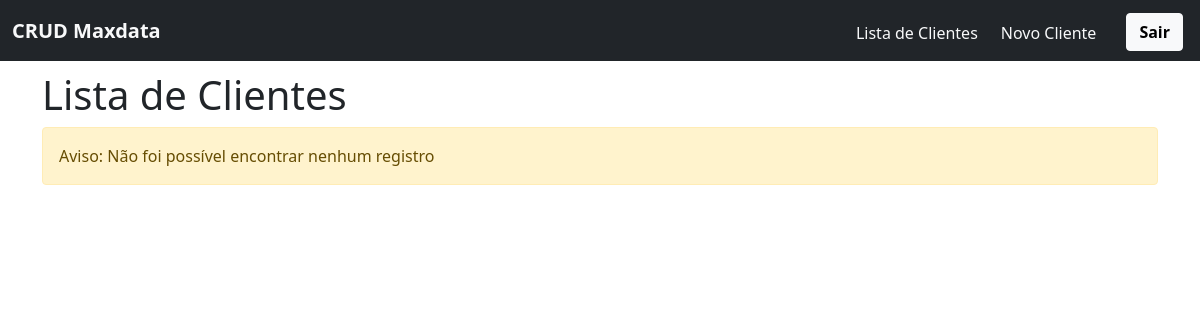
/screens/index.php (signed in), run on an earlier commit of the app's database.
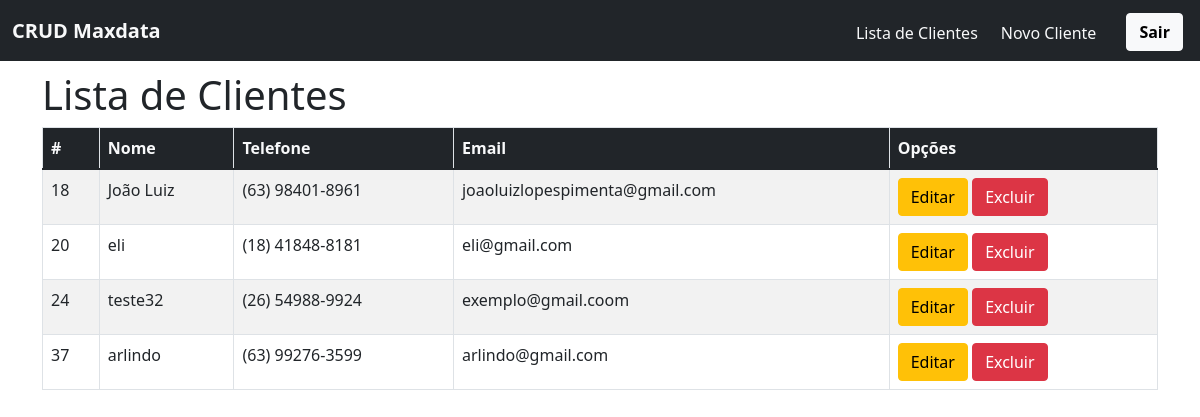
And on a later commit of the database.
### tables this page shows
CREATE TABLE `cliente` (
  `idcliente` int(11) NOT NULL,
  `nome` varchar(50) NOT NULL,
  `cpf` varchar(18) NOT NULL,
  `idcidade` int(11) NOT NULL,
  `telefone` varchar(20) NOT NULL,
  `email` varchar(50) NOT NULL,
  `ativo` tinyint(1) NOT NULL
);

### screens/lista.php (the view, shortened to what this page needs)
<!DOCTYPE html>
<html>
	<head>
	</head>
	<body>
		<h1 style="margin-top: 10px;">Lista de Clientes</h1>
		<?php
			$sql = "SELECT * FROM cliente";
			$res = $conn->query($sql);
			$qtd = $res->num_rows;
			if ($qtd > 0) {
				print "<table class='table table-striped table-hover table-bordered'>";
					print "<thead class='thead-dark bg-dark'>";
						print "<tr>";
						print "<th class='text-light' scope='col'>#</th>";
						print "<th class='text-light' scope='col'>Nome</th>";
						print "<th class='text-light' scope='col'>Telefone</th>";
						print "<th class='text-light' scope='col'>Email</th>";
						print "<th class='text-light' scope='col'>Opções</th>";
						print "</tr>";
					print "</thead>";
				while ($row = $res-> fetch_object()) {
					print "<tr>";
					print "<td>".$row->idcliente."</td>";
					print "<td>".$row->nome."</td>";
					print "<td>".$row->telefone."</td>";
					print "<td>".$row->email."</td>";
					print "<td>
							<button onclick=\"location.href='?page=editar&idcliente=".$row->idcliente."';\" class='btn btn-warning'>Editar</button>
							<button onclick=\"if(confirm('Tem certeza que deseja excluir?')){location.href='?page=salvar&acao=excluir&idcliente=".$row->idcliente."';}else{false;}\" class='btn btn-danger'>Excluir</button>
						   </td>";
					print "</tr>";
				}
				print "</table>";
			} else {
				print "<div class='alert alert-warning' role='alert'>Aviso: Não foi possível encontrar nenhum registro</div>";
			}
		?>
	</body>
</html>

### screens/index.php (shortened to what this page needs)
<!DOCTYPE html>
<html lang="pt-br">
  <head>
    <link rel="stylesheet" href="https://cdnjs.cloudflare.com/ajax/libs/font-awesome/6.1.1/css/all.min.css" />
    <link href="../css/bootstrap.min.css" rel="stylesheet">
  </head>
  <body style='overflow-x: hidden; overflow-y: hidden;'>
    <nav class="navbar navbar-expand-lg navbar-light bg-dark">
      <div class="container-fluid">
        <a style="font-weight: bolder;" class="navbar-brand text-light bg-dark" href="index.php">CRUD Maxdata</a>
        <div class="collapse navbar-collapse" id="navbarNav">
          <ul class="navbar-nav" style="width: 100%; display: flex; justify-content: right; flex-direction: row; margin-right: 5px;">
            <li class="nav-item">
              <a style="padding-right: 15px; margin-top: 5px;" class="nav-link active text-light" aria-current="page" href="index.php">Lista de Clientes</a>
            </li>
            <li class="nav-item">
              <a style="padding-right: 15px; margin-top: 5px;" class="nav-link text-light" href="?page=novo">Novo Cliente</a>
            </li>
            <li style="margin-left: 15px; margin-top: 5px;" class="nav-item">
              <button class="btn btn-light pull-right" type="button">
                <a style="text-decoration: none; color: black; font-weight: bold;" href='../components/sair.php'>Sair</a>
              </button>
            </li>
          </ul>
        </div>
      </div>
    </nav>
    <div class="container">
      <div class="row">
        <div class ="col mt=5">
          <?php
              include("../components/config.php");
              switch (@$_REQUEST["page"]){
                default:
                  include_once "lista.php";
              }
          ?>
        </div>
      </div>
    </div>
  </body>
</html>

What changed in the data, as far as the page shows it:
added cliente: idcliente "18", nome "João Luiz", telefone "(63) 98401-8961", email "joaoluizlopespimenta@gmail.com"
added cliente: idcliente "20", nome "eli", telefone "(18) 41848-8181", email "eli@gmail.com"
added cliente: idcliente "24", nome "teste32", telefone "(26) 54988-9924", email "exemplo@gmail.coom"
added cliente: idcliente "37", nome "arlindo", telefone "(63) 99276-3599", email "arlindo@gmail.com"
Also different on the page:
text no longer shown: "Aviso: Não foi possível encontrar nenhum registro"
text now shown: "# Nome Telefone Email Opções"
